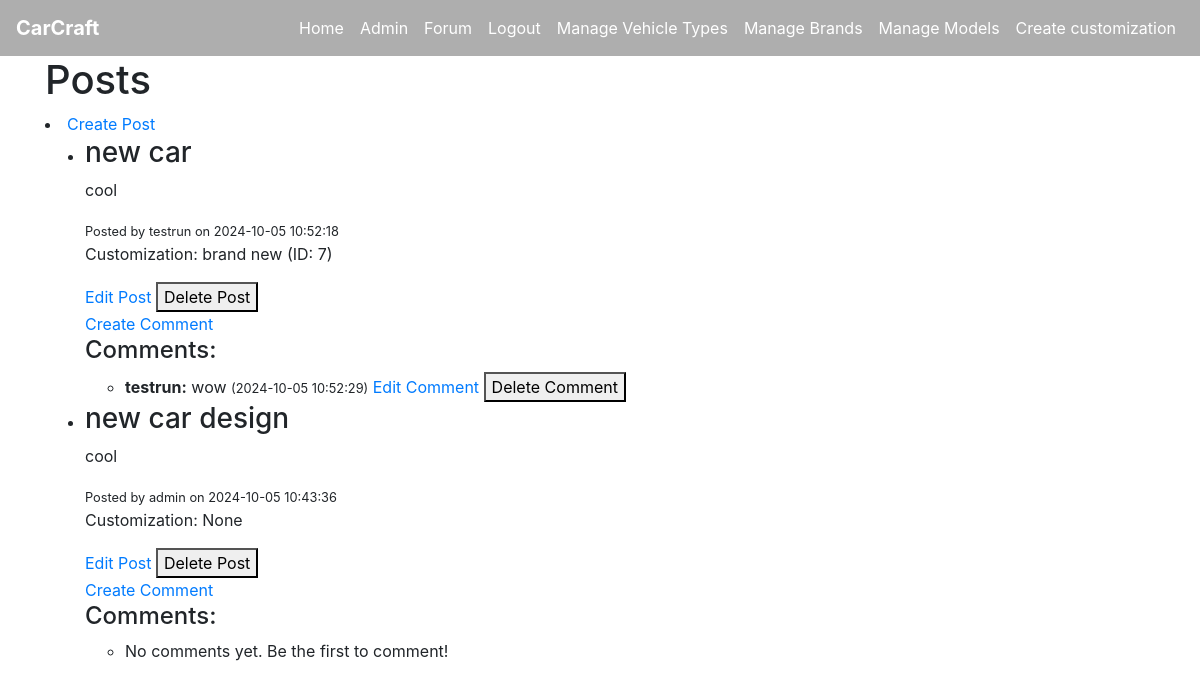
Page /forum (signed in) on the earlier database version.
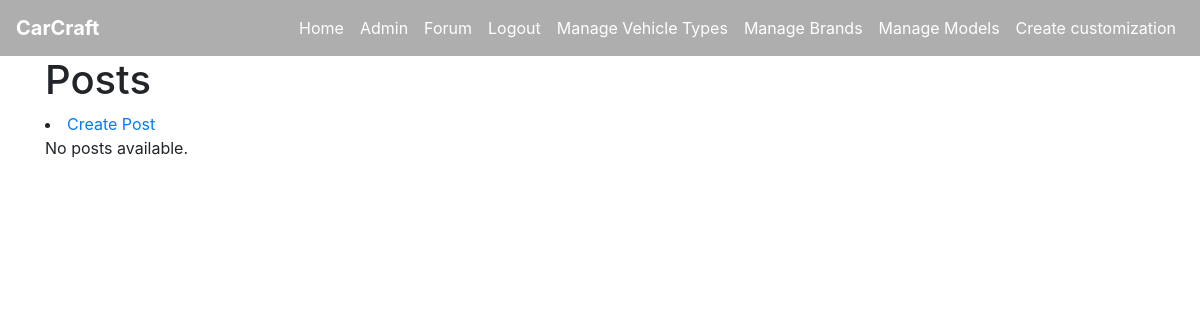
Same page on the later database version.
### tables this page shows
CREATE TABLE user (
    user_id INTEGER PRIMARY KEY AUTOINCREMENT,
    username VARCHAR(64) NOT NULL,
    email VARCHAR(100) NOT NULL,
    password_hash VARCHAR(255) NOT NULL,
    created_at DATETIME DEFAULT CURRENT_TIMESTAMP,
    admin INTEGER DEFAULT 0
);

CREATE TABLE customization (
    customization_id INTEGER PRIMARY KEY AUTOINCREMENT,
    customization_name VARCHAR(100) NOT NULL,
    user_id INTEGER NOT NULL,
    model_id INTEGER NOT NULL,
    color_id INTEGER NOT NULL,
    wheel_id INTEGER NOT NULL,
    created_at DATETIME DEFAULT CURRENT_TIMESTAMP,
    FOREIGN KEY (user_id) REFERENCES user(user_id),
    FOREIGN KEY (model_id) REFERENCES model(model_id),
    FOREIGN KEY (color_id) REFERENCES color(color_id),
    FOREIGN KEY (wheel_id) REFERENCES wheel_set(wheel_id)
);

### app.py (the view)
@app.route('/forum')
def forum():
    conn = get_db_connection()
    posts = conn.execute('''

    SELECT p.post_id, p.title, p.description, p.created_at, p.user_id, u.username, c.customization_name AS customization_name, c.customization_id
    FROM posts p
    JOIN user u ON p.user_id = u.user_id
    LEFT JOIN customization c ON p.customization_id = c.customization_id
    ORDER BY p.created_at DESC
''').fetchall()
    posts_with_comments = []
    for post in posts:
        comments = conn.execute('''

        SELECT c.comment_id, c.content, c.created_at, c.user_id, u.username
        FROM comments c
        JOIN user u ON c.user_id = u.user_id
        WHERE c.post_id = ?
        ORDER BY c.created_at DESC
''', (post['post_id'],)).fetchall()
        posts_with_comments.append({
            'post': post,
            'comments': comments
        })
    customizations = conn.execute('SELECT customization_id, customization_name FROM customization WHERE user_id = ?', (current_user.id,)).fetchall()
    conn.close()
    return render_template('forum.html', posts_with_comments=posts_with_comments, customizations=customizations)

### app.py (called while the page is built)
def get_db_connection():
    conn = sqlite3.connect(DATABASE)
    conn.row_factory = sqlite3.Row  # This enables column access by name: row['column_name']
    return conn

@login_manager.user_loader
def load_user(user_id):
    return User.get(user_id)

    @staticmethod
    def get(user_id):
        conn = get_db_connection()
        user_data = conn.execute('SELECT * FROM user WHERE user_id = ?', (user_id,)).fetchone()
        conn.close()
        if user_data:
            return User(
                user_id=user_data['user_id'],
                username=user_data['username'],
                email=user_data['email'],
                password_hash=user_data['password_hash'],
                admin=bool(user_data['admin'])
            )
        return None

### templates/forum.html (shortened to what this page needs)
{% extends "base.html" %}
{% block content %}
    <h1>Posts</h1>
    <li><a href="{{ url_for('create_post') }}">Create Post</a></li>
    {% if posts_with_comments %}
        <ul>
            {% for item in posts_with_comments %}
                <li>
                    <h3>{{ item.post['title'] }}</h3>
                    <p>{{ item.post['description'] }}</p>
                    <small>Posted by {{ item.post['username'] }} on {{ item.post['created_at'] }}</small>
                    {% if item.post['customization_name'] %}
                        <p>Customization: {{ item.post['customization_name'] }} (ID: {{ item.post['customization_id'] }})</p>
                    {% else %}
                        <p>Customization: None</p>
                    {% endif %}
                    {% if current_user.is_authenticated and (current_user.id == item.post['user_id'] or current_user.admin) %}
                        <a href="{{ url_for('edit_post', post_id=item.post['post_id']) }}">Edit Post</a>
                        <form method="POST" action="{{ url_for('delete_post', post_id=item.post['post_id']) }}" style="display:inline;">
                            <button type="submit">Delete Post</button>
                        </form>
                    {% endif %}
                    <br>
                    <a href="{{ url_for('create_comment', post_id=item.post['post_id']) }}">Create Comment</a>
                    <h4>Comments:</h4>
                    <ul>
                        {% for comment in item.comments %}
                            <li>
                                <strong>{{ comment['username'] }}:</strong> {{ comment['content'] }} <small>({{ comment['created_at'] }})</small>
                                {% if current_user.is_authenticated and (current_user.id == comment['user_id'] or current_user.admin) %}
                                    <a href="{{ url_for('edit_comment', comment_id=comment['comment_id']) }}">Edit Comment</a>
                                    <form method="POST" action="{{ url_for('delete_comment', comment_id=comment['comment_id']) }}" style="display:inline;">
                                        <button type="submit">Delete Comment</button>
                                    </form>
                                {% endif %}
                            </li>
                        {% else %}
                            <li>No comments yet. Be the first to comment!</li>
                        {% endfor %}
                    </ul>
                </li>
            {% endfor %}
        </ul>
    {% else %}
        <p>No posts available.</p>
    {% endif %}
{% endblock %}

Differences in the rows shown:
removed posts: post "new car", post.description "cool", post.created_at "2024-10-05 10:52:18"
no longer on this page (row edited): user: post.username "testrun"
removed customization: post.customization_name "brand new", post.customization_id "7"
removed comments: username "testrun", content "wow", created_at "2024-10-05 10:52:29"
removed posts: post "new car design", post.description "cool", post.created_at "2024-10-05 10:43:36"
no longer on this page (row edited): user: post.username "admin"
Other differences:
text now shown: "No posts available."
list line gone: "Posted by on Customization: (ID: ) Edit Post Delete Post Create Comment Comments:"
list line gone: "Posted by on Customization: None Edit Post Delete Post Create Comment Comments: No comments yet. Be the first to comment!"
